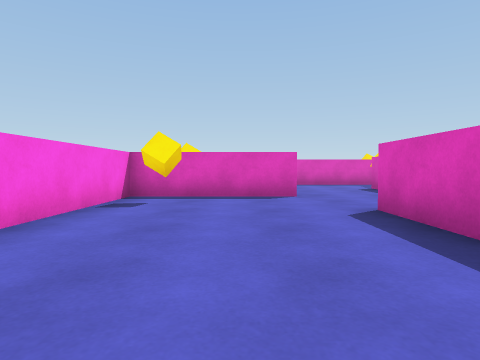
[1] (above)

21 first-person views from a walk through a Unity game level. The camera is 0.62 m above the floor, tilts 2° down and sees 75° across. The floor is counted in squares, 1 m on a side. Each view is taken from the middle of a square. On the plan, view 1 faces up. The plan holds only what a view shows up to about 9 squares ahead; the rest is blank. The player is left out.

[2]
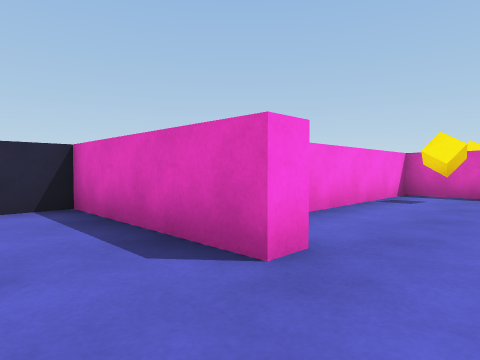

[3]
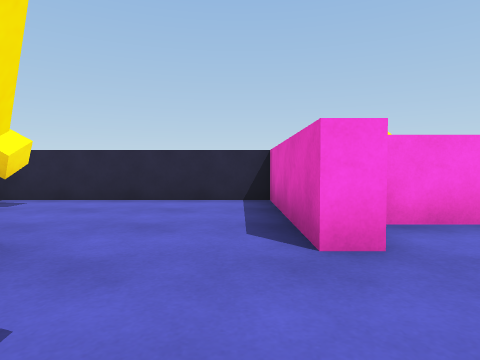

[4]
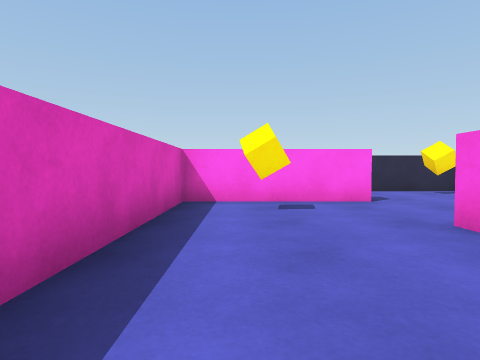

[5]
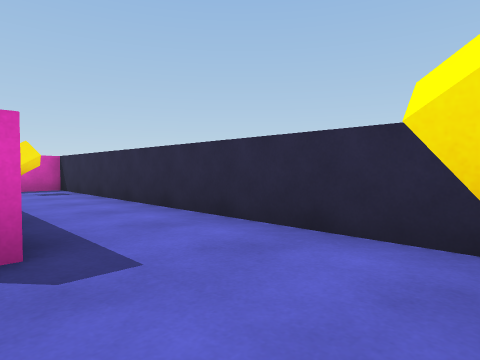

[6]
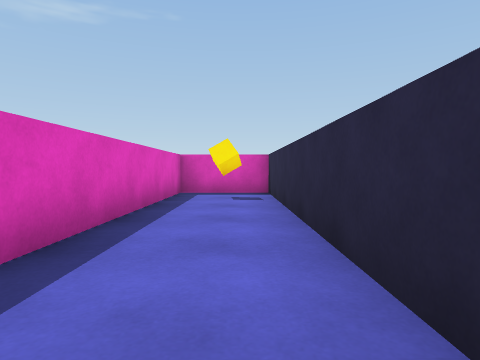

[7]
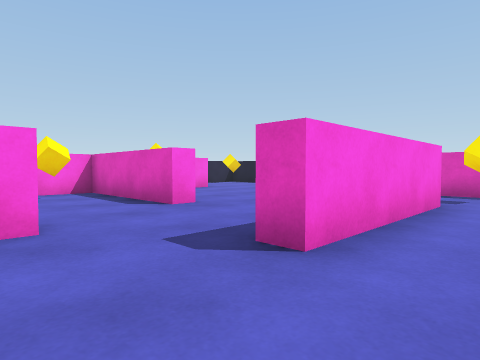

[8]
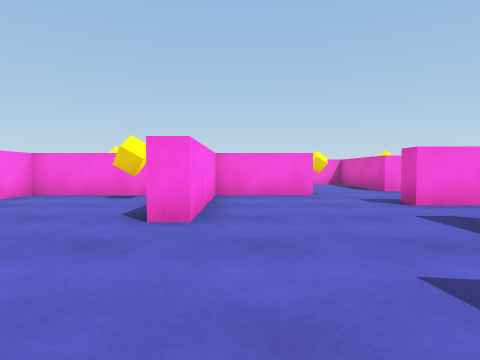

[9]
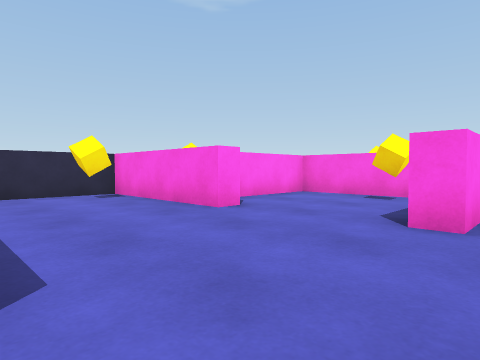

[10]
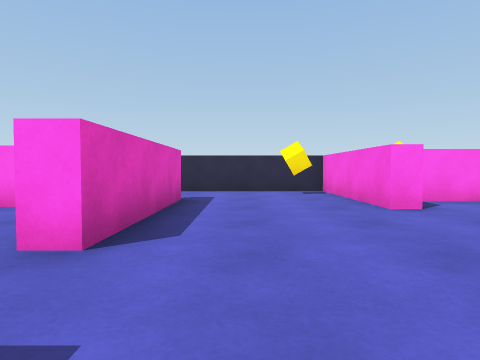

[11]
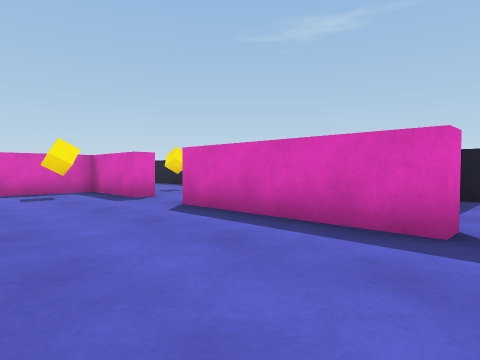

[12]
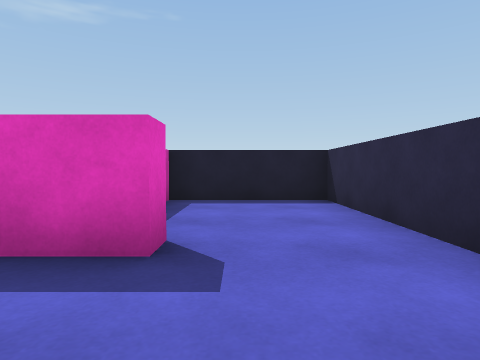

[13]
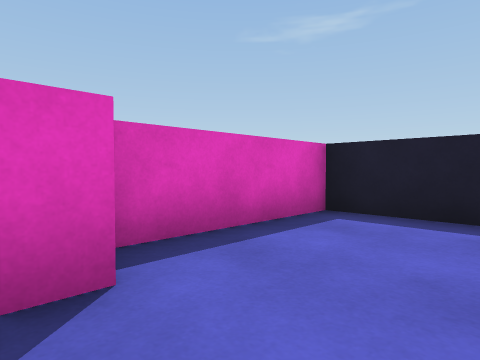

[14]
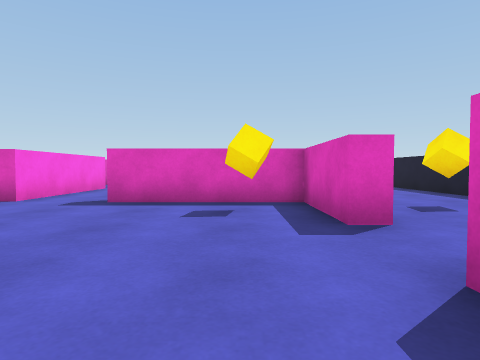

[15]
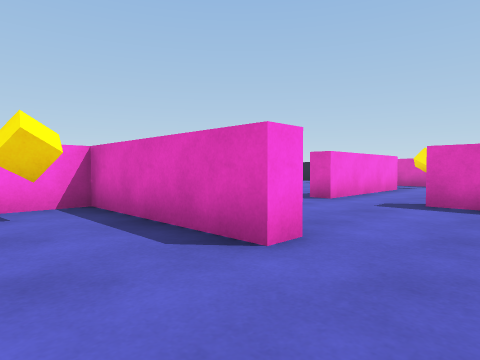

[16]
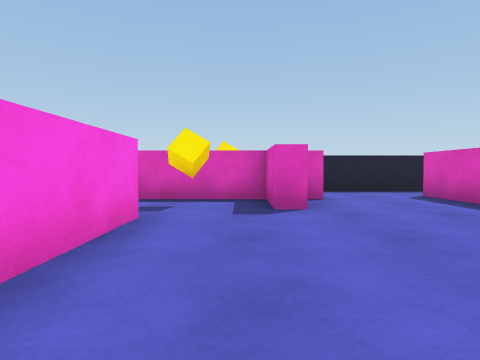

[17]
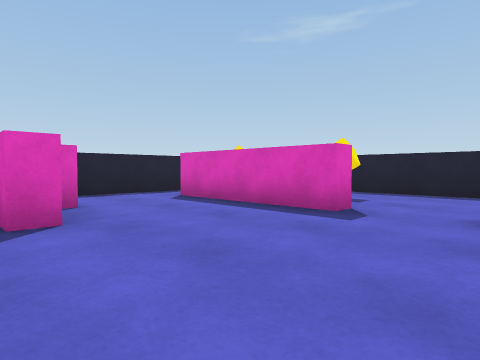

[18]
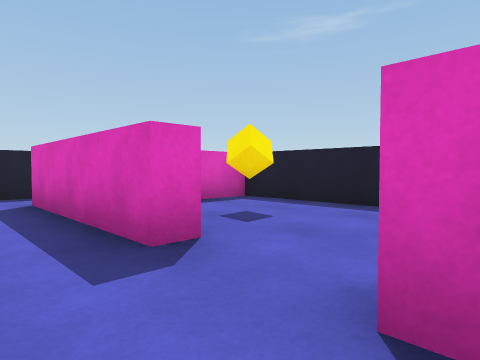

[19]
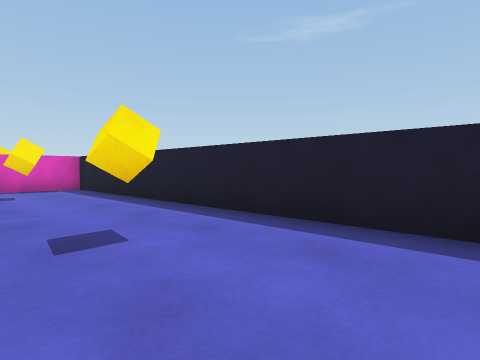

[20]
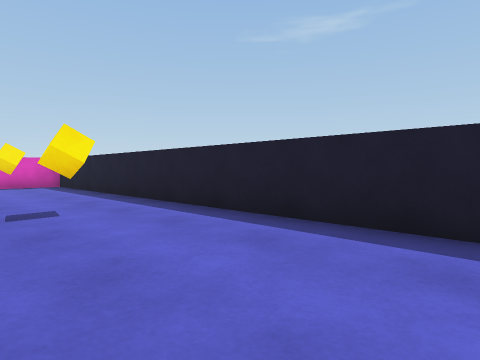

[21]
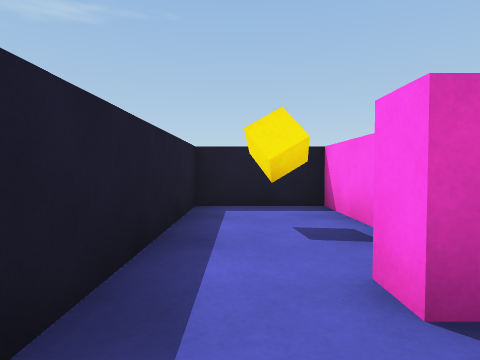

### Floor plan
Points are (right, up) in squares from view 1. A wall is a line through its corners. A room is listed if a view was taken in it or the views show most of it. See-through windows are left out.
Room 1 (views 1, 2, 3, 4, 5, 6)
walls: (-1.3, 1.1) (-1.3, 0.6) (-5.2, 0.6) (-5.2, -4.8) (6.2, -4.8) (6.2, -2.4) (0, -2.4); (-1.6, -1.9) (2.1, -1.9) (2.1, 4.8); (1.3, 7) (-2.5, 7) (-2.5, 1.6)
ways out: opening at (2, 5.5) to room 2
objects: cube (-4, -4); cube (-1, 6); cube (1, -1); cube (5, -4)
Room 2 (views 7, 8, 9, 10, 11, 12, 13, 14, 15, 16)
walls: (6.1, -0.8) (6.7, -0.8) (6.7, -4.8) (14.3, -4.8) (14.3, -1.6) (11, -1.6); (10.2, 3.5) (10.2, 5.8) (6.5, 5.8); (10.8, -2.4) (10.2, -2.4) (10.2, 1.6); (4.7, 5.8) (4.1, 5.8); (2.6, 4.8) (2.6, 2.4) (6.4, 2.4) (6.4, 1.9) (2.6, 1.9) (2.6, -1.9) (5.6, -1.9); (1.3, 7.6) (1.3, 7)
ways out: opening at (2, 5.5) to room 1; opening at (5.5, 6) to room 3; opening at (10, 2.5) to room 4; opening at (2.5, 7)
objects: cube (4, 1); cube (8, -4); cube (9, 5)
Room 3 (views 17, 18, 21)
walls: (7.1, 10.8) (6.5, 10.8); (10.2, 9.2) (10.2, 13.2); (4.7, 10) (4.7, 5.8); (10.4, 14.7) (8.2, 14.7)
ways out: opening at (5.5, 6) to room 2; opening at (10.5, 8.5) to room 4; opening at (10, 14) to room 5; opening at (5.7, 10)
Room 4 (views 19, 20)
walls: (10.8, 3.5) (10.2, 3.5); (10.2, 1.6) (10.8, 1.6); (10.8, 9.2) (10.2, 9.2); (14.3, 0.4) (14.3, 12.1) (12.2, 12.1)
ways out: opening at (10, 2.5) to room 2; opening at (10.5, 8.5) to room 3
objects: cube (13, 5); cube (13, 10)
Room 5 (no view inside)
walls: (12.2, 12.6) (14.3, 12.6) (14.3, 14.7) (10.4, 14.7); (10.2, 13.2) (10.8, 13.2)
ways out: opening at (10, 14) to room 3
objects: cube (13, 14)

Positions as (right, up) in squares from view 1, and headings:
1: (0, 0), facing up
2: (0, -1), facing up-left
3: (1, 0), facing left
4: (1, 4), facing down
5: (-4, -2), facing down-right
6: (-2, -4), facing right
7: (6, 4), facing up-left
8: (10, 3), facing left
9: (10, 3), facing down-left
10: (9, 4), facing down
11: (7, -3), facing up-right
12: (8, -3), facing right
13: (10, -4), facing up-right
14: (9, 0), facing up
15: (8, 0), facing up-left
16: (6, 6), facing up
17: (6, 7), facing up-right
18: (9, 7), facing up-right
19: (11, 2), facing up-right
20: (11, 0), facing up-right
21: (9, 14), facing right
